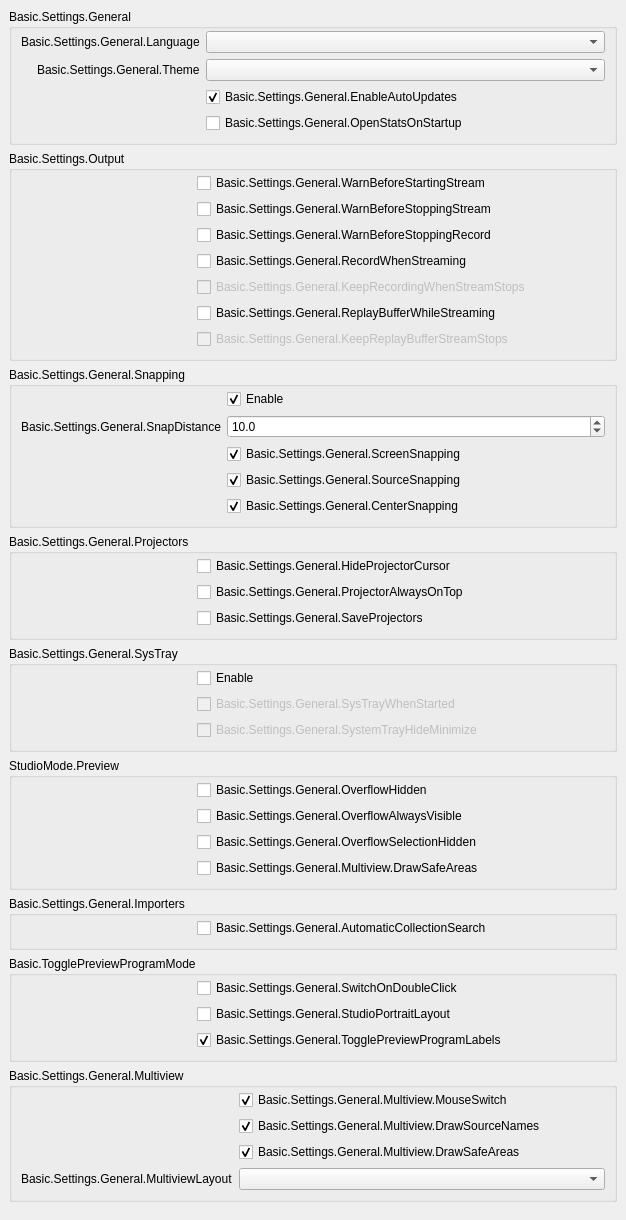
           <widget class="QWidget" name="scrollAreaWidgetContents_2">
            <property name="geometry">
             <rect>
              <x>0</x>
              <y>0</y>
              <width>626</width>
              <height>1110</height>
             </rect>
            </property>
            <layout class="QVBoxLayout" name="verticalLayout_19">
             <property name="leftMargin">
              <number>0</number>
             </property>
             <property name="topMargin">
              <number>0</number>
             </property>
             <property name="rightMargin">
              <number>0</number>
             </property>
             <property name="bottomMargin">
              <number>9</number>
             </property>
             <item>
              <widget class="QFrame" name="widget_2">
               <layout class="QVBoxLayout" name="verticalLayout_20">
                <item>
                 <widget class="QGroupBox" name="groupBox_15">
                  <property name="title">
                   <string>Basic.Settings.General</string>
                  </property>
                  <layout class="QFormLayout" name="formLayout_32">
                   <property name="fieldGrowthPolicy">
                    <enum>QFormLayout::AllNonFixedFieldsGrow</enum>
                   </property>
                   <property name="labelAlignment">
                    <set>Qt::AlignRight|Qt::AlignTrailing|Qt::AlignVCenter</set>
                   </property>
                   <property name="topMargin">
                    <number>2</number>
                   </property>
                   <item row="0" column="0">
                    <widget class="QLabel" name="label">
                     <property name="text">
                      <string>Basic.Settings.General.Language</string>
                     </property>
                     <property name="buddy">
                      <cstring>language</cstring>
                     </property>
                    </widget>
                   </item>
                   <item row="0" column="1">
                    <widget class="QComboBox" name="language"/>
                   </item>
                   <item row="1" column="0">
                    <widget class="QLabel" name="label_42">
                     <property name="text">
                      <string>Basic.Settings.General.Theme</string>
                     </property>
                     <property name="buddy">
                      <cstring>theme</cstring>
                     </property>
                    </widget>
                   </item>
                   <item row="1" column="1">
                    <widget class="QComboBox" name="theme"/>
                   </item>
                   <item row="2" column="0">
                    <spacer name="horizontalSpacer_3">
                     <property name="orientation">
                      <enum>Qt::Horizontal</enum>
                     </property>
                     <property name="sizeType">
                      <enum>QSizePolicy::Fixed</enum>
                     </property>
                     <property name="sizeHint" stdset="0">
                      <size>
                       <width>170</width>
                       <height>5</height>
                      </size>
                     </property>
                    </spacer>
                   </item>
                   <item row="2" column="1">
                    <widget class="QCheckBox" name="enableAutoUpdates">
                     <property name="text">
                      <string>Basic.Settings.General.EnableAutoUpdates</string>
                     </property>
                     <property name="checked">
                      <bool>true</bool>
                     </property>
                    </widget>
                   </item>
                   <item row="3" column="1">
                    <widget class="QCheckBox" name="openStatsOnStartup">
                     <property name="text">
                      <string>Basic.Settings.General.OpenStatsOnStartup</string>
                     </property>
                    </widget>
                   </item>
                  </layout>
                 </widget>
                </item>
                <item>
                 <widget class="QGroupBox" name="groupBox_16">
                  <property name="title">
                   <string>Basic.Settings.Output</string>
                  </property>
                  <layout class="QFormLayout" name="formLayout_2">
                   <property name="fieldGrowthPolicy">
                    <enum>QFormLayout::AllNonFixedFieldsGrow</enum>
                   </property>
                   <property name="topMargin">
                    <number>2</number>
                   </property>
                   <item row="0" column="0">
                    <spacer name="horizontalSpacer_5">
                     <property name="orientation">
                      <enum>Qt::Horizontal</enum>
                     </property>
                     <property name="sizeType">
                      <enum>QSizePolicy::Fixed</enum>
                     </property>
                     <property name="sizeHint" stdset="0">
                      <size>
                       <width>170</width>
                       <height>5</height>
                      </size>
                     </property>
                    </spacer>
                   </item>
                   <item row="0" column="1">
                    <widget class="QCheckBox" name="warnBeforeStreamStart">
                     <property name="text">
                      <string>Basic.Settings.General.WarnBeforeStartingStream</string>
                     </property>
                    </widget>
                   </item>
                   <item row="1" column="1">
                    <widget class="QCheckBox" name="warnBeforeStreamStop">
                     <property name="text">
                      <string>Basic.Settings.General.WarnBeforeStoppingStream</string>
                     </property>
                    </widget>
                   </item>
                   <item row="2" column="1">
                    <widget class="QCheckBox" name="warnBeforeRecordStop">
                     <property name="text">
                      <string>Basic.Settings.General.WarnBeforeStoppingRecord</string>
                     </property>
                    </widget>
                   </item>
                   <item row="3" column="1">
                    <widget class="QCheckBox" name="recordWhenStreaming">
                     <property name="text">
                      <string>Basic.Settings.General.RecordWhenStreaming</string>
                     </property>
                    </widget>
                   </item>
                   <item row="4" column="1">
                    <widget class="QCheckBox" name="keepRecordStreamStops">
                     <property name="enabled">
                      <bool>false</bool>
                     </property>
                     <property name="text">
                      <string>Basic.Settings.General.KeepRecordingWhenStreamStops</string>
                     </property>
                    </widget>
                   </item>
                   <item row="5" column="1">
                    <widget class="QCheckBox" name="replayWhileStreaming">
                     <property name="text">
                      <string>Basic.Settings.General.ReplayBufferWhileStreaming</string>
                     </property>
                    </widget>
                   </item>
                   <item row="6" column="1">
                    <widget class="QCheckBox" name="keepReplayStreamStops">
                     <property name="enabled">
                      <bool>false</bool>
                     </property>
                     <property name="text">
                      <string>Basic.Settings.General.KeepReplayBufferStreamStops</string>
                     </property>
                    </widget>
                   </item>
                  </layout>
                 </widget>
                </item>
                <item>
                 <widget class="QGroupBox" name="groupBox_10">
                  <property name="enabled">
                   <bool>true</bool>
                  </property>
                  <property name="sizePolicy">
                   <sizepolicy hsizetype="Preferred" vsizetype="Maximum">
                    <horstretch>0</horstretch>
                    <verstretch>0</verstretch>
                   </sizepolicy>
                  </property>
                  <property name="title">
                   <string>Basic.Settings.General.Snapping</string>
                  </property>
                  <property name="flat">
                   <bool>false</bool>
                  </property>
                  <layout class="QFormLayout" name="formLayout_21">
                   <property name="fieldGrowthPolicy">
                    <enum>QFormLayout::AllNonFixedFieldsGrow</enum>
                   </property>
                   <property name="labelAlignment">
                    <set>Qt::AlignRight|Qt::AlignTrailing|Qt::AlignVCenter</set>
                   </property>
                   <property name="topMargin">
                    <number>2</number>
                   </property>
                   <item row="0" column="1">
                    <widget class="QCheckBox" name="snappingEnabled">
                     <property name="text">
                      <string>Enable</string>
                     </property>
                     <property name="checked">
                      <bool>true</bool>
                     </property>
                    </widget>
                   </item>
                   <item row="2" column="1">
                    <widget class="QCheckBox" name="screenSnapping">
                     <property name="text">
                      <string>Basic.Settings.General.ScreenSnapping</string>
                     </property>
                     <property name="checked">
                      <bool>true</bool>
                     </property>
                    </widget>
                   </item>
                   <item row="4" column="1">
                    <widget class="QCheckBox" name="centerSnapping">
                     <property name="text">
                      <string>Basic.Settings.General.CenterSnapping</string>
                     </property>
                     <property name="checked">
                      <bool>true</bool>
                     </property>
                    </widget>
                   </item>
                   <item row="3" column="1">
                    <widget class="QCheckBox" name="sourceSnapping">
                     <property name="text">
                      <string>Basic.Settings.General.SourceSnapping</string>
                     </property>
                     <property name="checked">
                      <bool>true</bool>
                     </property>
                    </widget>
                   </item>
                   <item row="1" column="1">
                    <widget class="QDoubleSpinBox" name="snapDistance">
                     <property name="decimals">
                      <number>1</number>
                     </property>
                     <property name="singleStep">
                      <double>0.500000000000000</double>
                     </property>
                     <property name="value">
                      <double>10.000000000000000</double>
                     </property>
                    </widget>
                   </item>
                   <item row="1" column="0">
                    <widget class="QLabel" name="label_9">
                     <property name="text">
                      <string>Basic.Settings.General.SnapDistance</string>
                     </property>
                     <property name="buddy">
                      <cstring>snapDistance</cstring>
                     </property>
                    </widget>
                   </item>
                   <item row="3" column="0">
                    <spacer name="horizontalSpacer_4">
                     <property name="orientation">
                      <enum>Qt::Horizontal</enum>
                     </property>
                     <property name="sizeType">
                      <enum>QSizePolicy::Fixed</enum>
                     </property>
                     <property name="sizeHint" stdset="0">
                      <size>
                       <width>170</width>
                       <height>5</height>
                      </size>
                     </property>
                    </spacer>
                   </item>
                  </layout>
                 </widget>
                </item>
                <item>
                 <widget class="QGroupBox" name="groupBox_14">
                  <property name="title">
                   <string>Basic.Settings.General.Projectors</string>
                  </property>
                  <layout class="QFormLayout" name="formLayout_28">
                   <property name="fieldGrowthPolicy">
                    <enum>QFormLayout::AllNonFixedFieldsGrow</enum>
                   </property>
                   <property name="topMargin">
                    <number>2</number>
                   </property>
                   <item row="0" column="1">
                    <widget class="QCheckBox" name="hideProjectorCursor">
                     <property name="text">
                      <string>Basic.Settings.General.HideProjectorCursor</string>
                     </property>
                    </widget>
                   </item>
                   <item row="1" column="1">
                    <widget class="QCheckBox" name="projectorAlwaysOnTop">
                     <property name="text">
                      <string>Basic.Settings.General.ProjectorAlwaysOnTop</string>
                     </property>
                    </widget>
                   </item>
                   <item row="2" column="1">
                    <widget class="QCheckBox" name="saveProjectors">
                     <property name="text">
                      <string>Basic.Settings.General.SaveProjectors</string>
                     </property>
                    </widget>
                   </item>
                   <item row="1" column="0">
                    <spacer name="horizontalSpacer">
                     <property name="orientation">
                      <enum>Qt::Horizontal</enum>
                     </property>
                     <property name="sizeType">
                      <enum>QSizePolicy::Fixed</enum>
                     </property>
                     <property name="sizeHint" stdset="0">
                      <size>
                       <width>170</width>
                       <height>5</height>
                      </size>
                     </property>
                    </spacer>
                   </item>
                  </layout>
                 </widget>
                </item>
                <item>
                 <widget class="QGroupBox" name="groupBox_13">
                  <property name="title">
                   <string>Basic.Settings.General.SysTray</string>
                  </property>
                  <layout class="QFormLayout" name="formLayout_29">
                   <property name="fieldGrowthPolicy">
                    <enum>QFormLayout::AllNonFixedFieldsGrow</enum>
                   </property>
                   <property name="topMargin">
                    <number>2</number>
                   </property>
                   <item row="0" column="1">
                    <widget class="QCheckBox" name="systemTrayEnabled">
                     <property name="text">
                      <string>Enable</string>
                     </property>
                    </widget>
                   </item>
                   <item row="1" column="1">
                    <widget class="QCheckBox" name="systemTrayWhenStarted">
                     <property name="enabled">
                      <bool>false</bool>
                     </property>
                     <property name="text">
                      <string>Basic.Settings.General.SysTrayWhenStarted</string>
                     </property>
                    </widget>
                   </item>
                   <item row="2" column="1">
                    <widget class="QCheckBox" name="systemTrayAlways">
                     <property name="enabled">
                      <bool>false</bool>
                     </property>
                     <property name="text">
                      <string>Basic.Settings.General.SystemTrayHideMinimize</string>
                     </property>
                    </widget>
                   </item>
                   <item row="1" column="0">
                    <spacer name="horizontalSpacer_2">
                     <property name="orientation">
                      <enum>Qt::Horizontal</enum>
                     </property>
                     <property name="sizeType">
                      <enum>QSizePolicy::Fixed</enum>
                     </property>
                     <property name="sizeHint" stdset="0">
                      <size>
                       <width>170</width>
                       <height>5</height>
                      </size>
                     </property>
                    </spacer>
                   </item>
                  </layout>
                 </widget>
                </item>
                <item>
                 <widget class="QGroupBox" name="groupBox_18">
                  <property name="title">
                   <string>StudioMode.Preview</string>
                  </property>
                  <layout class="QFormLayout" name="formLayout_35">
                   <property name="fieldGrowthPolicy">
                    <enum>QFormLayout::AllNonFixedFieldsGrow</enum>
                   </property>
                   <property name="labelAlignment">
                    <set>Qt::AlignRight|Qt::AlignTrailing|Qt::AlignVCenter</set>
                   </property>
                   <property name="topMargin">
                    <number>2</number>
                   </property>
                   <item row="1" column="1">
                    <widget class="QCheckBox" name="overflowAlwaysVisible">
                     <property name="text">
                      <string>Basic.Settings.General.OverflowAlwaysVisible</string>
                     </property>
                    </widget>
                   </item>
                   <item row="0" column="0">
                    <spacer name="horizontalSpacer_25">
                     <property name="orientation">
                      <enum>Qt::Horizontal</enum>
                     </property>
                     <property name="sizeHint" stdset="0">
                      <size>
                       <width>170</width>
                       <height>5</height>
                      </size>
                     </property>
                    </spacer>
                   </item>
                   <item row="2" column="1">
                    <widget class="QCheckBox" name="overflowSelectionHide">
                     <property name="text">
                      <string>Basic.Settings.General.OverflowSelectionHidden</string>
                     </property>
                    </widget>
                   </item>
                   <item row="3" column="1">
                    <widget class="QCheckBox" name="previewSafeAreas">
                     <property name="text">
                      <string>Basic.Settings.General.Multiview.DrawSafeAreas</string>
                     </property>
                    </widget>
                   </item>
                   <item row="0" column="1">
                    <widget class="QCheckBox" name="overflowHide">
                     <property name="text">
                      <string>Basic.Settings.General.OverflowHidden</string>
                     </property>
                    </widget>
                   </item>
                  </layout>
                 </widget>
                </item>
                <item>
                 <widget class="QGroupBox" name="groupBox_19">
                  <property name="title">
                   <string>Basic.Settings.General.Importers</string>
                  </property>
                  <layout class="QFormLayout" name="formLayout_36">
                   <property name="fieldGrowthPolicy">
                    <enum>QFormLayout::AllNonFixedFieldsGrow</enum>
                   </property>
                   <property name="labelAlignment">
                    <set>Qt::AlignRight|Qt::AlignTrailing|Qt::AlignVCenter</set>
                   </property>
                   <property name="topMargin">
                    <number>2</number>
                   </property>
                   <item row="0" column="0">
                    <spacer name="horizontalSpacer_26">
                     <property name="orientation">
                      <enum>Qt::Horizontal</enum>
                     </property>
                     <property name="sizeHint" stdset="0">
                      <size>
                       <width>170</width>
                       <height>5</height>
                      </size>
                     </property>
                    </spacer>
                   </item>
                   <item row="0" column="1">
                    <widget class="QCheckBox" name="automaticSearch">
                     <property name="text">
                      <string>Basic.Settings.General.AutomaticCollectionSearch</string>
                     </property>
                    </widget>
                   </item>
                  </layout>
                 </widget>
                </item>
                <item>
                 <widget class="QGroupBox" name="groupBox_11">
                  <property name="title">
                   <string>Basic.TogglePreviewProgramMode</string>
                  </property>
                  <layout class="QFormLayout" name="formLayout_31">
                   <property name="fieldGrowthPolicy">
                    <enum>QFormLayout::AllNonFixedFieldsGrow</enum>
                   </property>
                   <property name="labelAlignment">
                    <set>Qt::AlignRight|Qt::AlignTrailing|Qt::AlignVCenter</set>
                   </property>
                   <property name="topMargin">
                    <number>2</number>
                   </property>
                   <item row="0" column="1">
                    <widget class="QCheckBox" name="doubleClickSwitch">
                     <property name="text">
                      <string>Basic.Settings.General.SwitchOnDoubleClick</string>
                     </property>
                    </widget>
                   </item>
                   <item row="0" column="0">
                    <spacer name="horizontalSpacer_6">
                     <property name="orientation">
                      <enum>Qt::Horizontal</enum>
                     </property>
                     <property name="sizeHint" stdset="0">
                      <size>
                       <width>170</width>
                       <height>5</height>
                      </size>
                     </property>
                    </spacer>
                   </item>
                   <item row="1" column="1">
                    <widget class="QCheckBox" name="studioPortraitLayout">
                     <property name="text">
                      <string>Basic.Settings.General.StudioPortraitLayout</string>
                     </property>
                    </widget>
                   </item>
                   <item row="2" column="1">
                    <widget class="QCheckBox" name="prevProgLabelToggle">
                     <property name="text">
                      <string>Basic.Settings.General.TogglePreviewProgramLabels</string>
                     </property>
                     <property name="checked">
                      <bool>true</bool>
                     </property>
                    </widget>
                   </item>
                  </layout>
                 </widget>
                </item>
                <item>
                 <widget class="QGroupBox" name="groupBoxMultiview">
                  <property name="title">
                   <string>Basic.Settings.General.Multiview</string>
                  </property>
                  <layout class="QFormLayout" name="formLayoutMultiview">
                   <property name="fieldGrowthPolicy">
                    <enum>QFormLayout::AllNonFixedFieldsGrow</enum>
                   </property>
                   <property name="labelAlignment">
                    <set>Qt::AlignRight|Qt::AlignTrailing|Qt::AlignVCenter</set>
                   </property>
                   <property name="topMargin">
                    <number>2</number>
                   </property>
                   <item row="0" column="0">
                    <spacer name="horizontalSpacerMultiview">
                     <property name="orientation">
                      <enum>Qt::Horizontal</enum>
                     </property>
                     <property name="sizeType">
                      <enum>QSizePolicy::Fixed</enum>
                     </property>
                     <property name="sizeHint" stdset="0">
                      <size>
                       <width>170</width>
                       <height>5</height>
                      </size>
                     </property>
                    </spacer>
                   </item>
                   <item row="0" column="1">
                    <widget class="QCheckBox" name="multiviewMouseSwitch">
                     <property name="text">
                      <string>Basic.Settings.General.Multiview.MouseSwitch</string>
                     </property>
                     <property name="checked">
                      <bool>true</bool>
                     </property>
                    </widget>
                   </item>
                   <item row="1" column="1">
                    <widget class="QCheckBox" name="multiviewDrawNames">
                     <property name="text">
                      <string>Basic.Settings.General.Multiview.DrawSourceNames</string>
                     </property>
                     <property name="checked">
                      <bool>true</bool>
                     </property>
                    </widget>
                   </item>
                   <item row="2" column="1">
                    <widget class="QCheckBox" name="multiviewDrawAreas">
                     <property name="text">
                      <string>Basic.Settings.General.Multiview.DrawSafeAreas</string>
                     </property>
                     <property name="checked">
                      <bool>true</bool>
                     </property>
                    </widget>
                   </item>
                   <item row="3" column="1">
                    <widget class="QComboBox" name="multiviewLayout"/>
                   </item>
                   <item row="3" column="0">
                    <widget class="QLabel" name="label_64">
                     <property name="text">
                      <string>Basic.Settings.General.MultiviewLayout</string>
                     </property>
                     <property name="buddy">
                      <cstring>multiviewLayout</cstring>
                     </property>
                    </widget>
                   </item>
                  </layout>
                 </widget>
                </item>
               </layout>
              </widget>
             </item>
            </layout>
           </widget>
